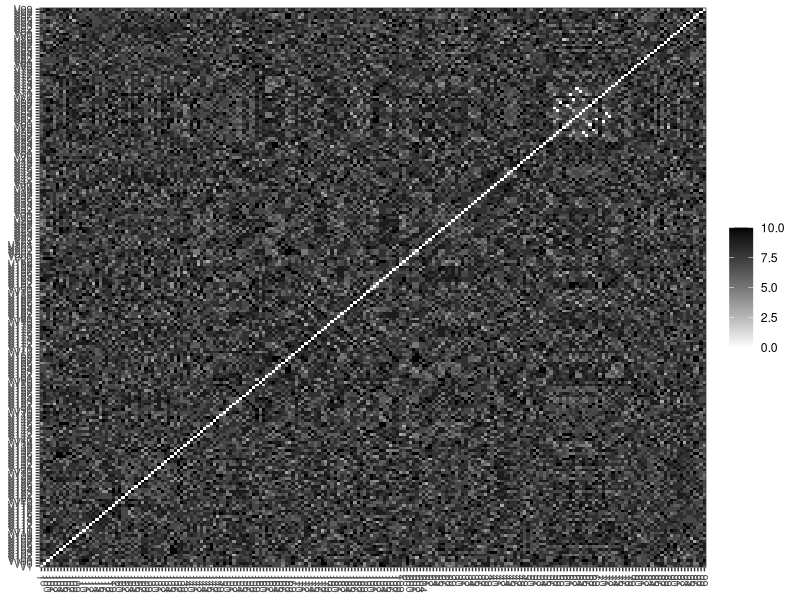
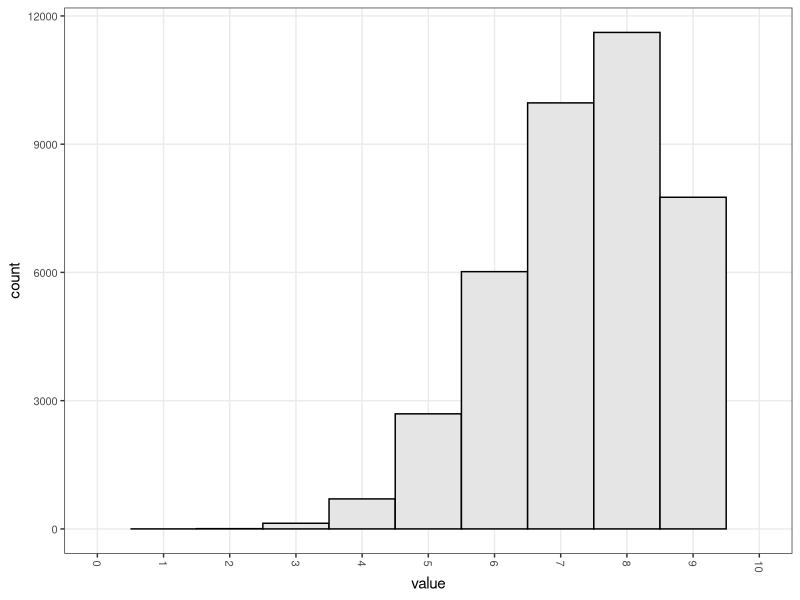
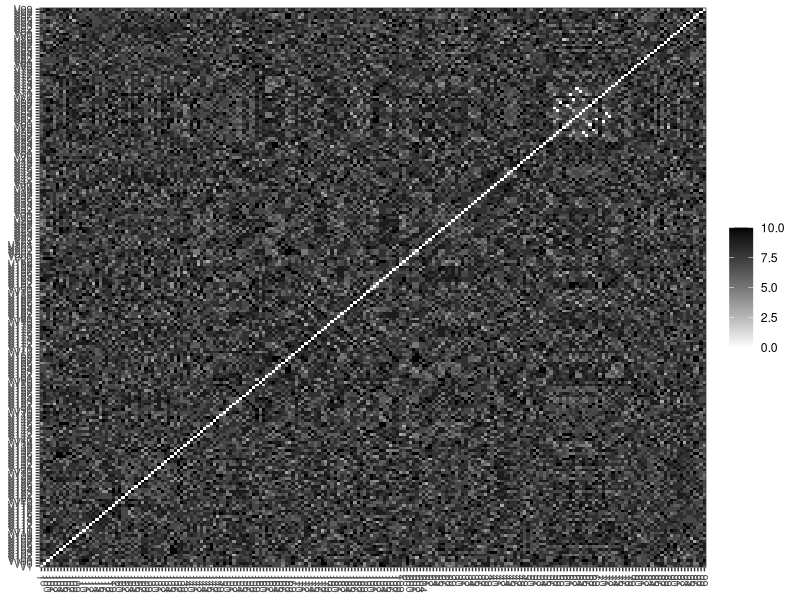
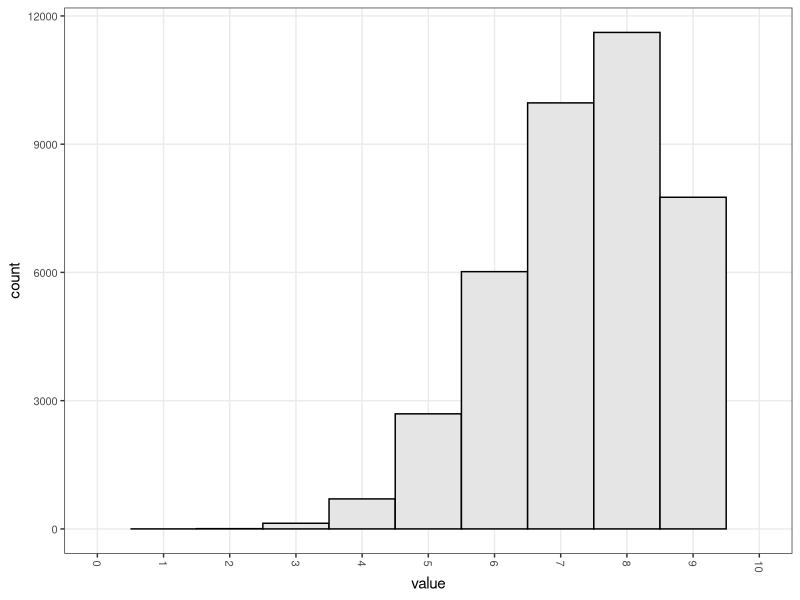

Recreate these plots in R, in order.
## ---- chunk 1
library(reshape)
library(tidyverse)

dist_matrix <- read.delim(file = "Output_identity_matrix.csv", header = F, stringsAsFactors = F, sep = ",")

dist_matrix_hclust <- hclust(as.dist(dist_matrix, diag = TRUE))

dist_matrix2 <- dist_matrix
dist_matrix2$identifier <- rownames(dist_matrix2)

dist_melted <- melt(dist_matrix2, id = "identifier")
dist_melted$variable <- as.character(dist_melted$variable)


identity_matrix_plot <- ggplot() + theme_bw() +
  theme(axis.text = element_text(size = 8), axis.text.x = element_text(angle = -90, hjust = 0, vjust = 0.5)) +
  labs(x = NULL, y = NULL, fill = NULL) +
  scale_fill_continuous(low = "white", high = "black") +
  geom_tile(data = dist_melted, aes(x = identifier, y = variable, fill = value)) +
  NULL
ggsave(file = "Identity_matrix_plot.pdf", identity_matrix_plot, height = 5.3*1.5, width = 6*1.5)
identity_matrix_plot

dist_identicals_removed <- dist_melted %>% mutate(variable2 = gsub("[^0-9]","",variable)) %>% filter(identifier != variable2)

identity_histogram <- ggplot() + theme_bw() +
  theme(axis.text = element_text(size = 8), axis.text.x = element_text(angle = -90, hjust = 0, vjust = 0.5),
        panel.grid.minor = element_blank()) +
  scale_x_continuous(limits = c(0,10), breaks = seq(0,10)) +
  geom_histogram(data = dist_identicals_removed, aes(x = value), binwidth = 1, fill = "grey90", color = "black")
identity_histogram
ggsave(file = "Identity_histogram.png", height = 3, width = 5)


## Finding super problematic conflicting barcodes
conflicted <- dist_melted %>% filter(value == 0) %>% mutate(variable2 = gsub("V","",variable)) %>% filter(identifier != variable2)

## Importing the primer names and sequences
sample_labels <- read.delim(file = "Output_identity_list.tsv", header = F, stringsAsFactors = F, sep = "\t")
colnames(sample_labels) <- c("identifier","name","sequence")

conflicted2 <- merge(conflicted, sample_labels, by = "identifier")
